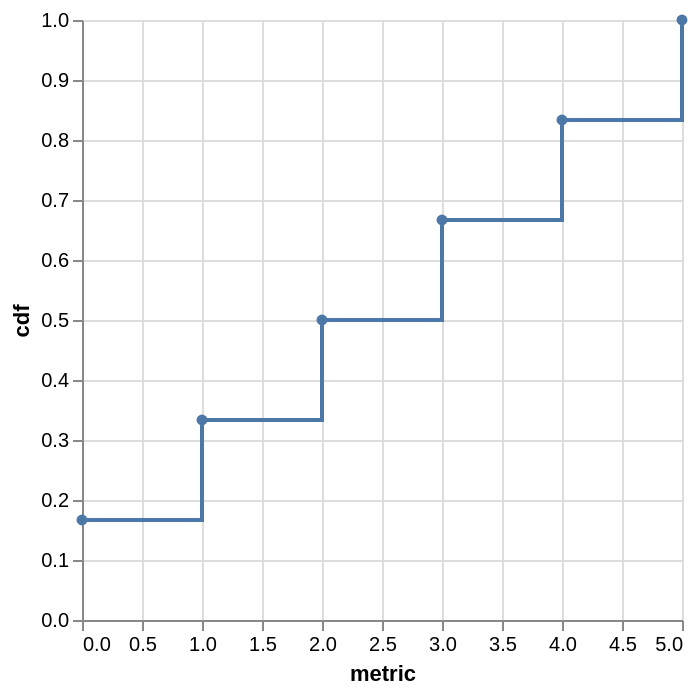

Notebook source saved alongside this figure:
### Code cell
(
    alt.Chart(df.to_pandas())
    .transform_calculate(
        metric=f'datum.y'
    )
    .transform_filter("isValid(datum.metric)")
    .transform_window(
        cdf="cume_dist()", 
        sort=[{"field": "x"}],
    )
    .encode(x='metric:Q', y='cdf:Q')
    .mark_line(
        point=True,             
        interpolate="step-after",
    )
)

### Figure 1 — Vega-Lite specification as saved in the notebook (floating-point values rounded to 4 significant figures)
{"config": {"view": {"continuousWidth": 300, "continuousHeight": 300}}, "data": {"name": "data-7d5e02e2a836af4ce02524f68b0e29b9"}, "mark": {"type": "line", "interpolate": "step-after", "point": true}, "encoding": {"x": {"field": "metric", "type": "quantitative"}, "y": {"field": "cdf", "type": "quantitative"}}, "transform": [{"calculate": "datum.y", "as": "metric"}, {"filter": "isValid(datum.metric)"}, {"window": [{"op": "cume_dist", "field": "", "as": "cdf"}], "sort": [{"field": "x"}]}], "$schema": "https://vega.github.io/schema/vega-lite/v5.20.1.json", "datasets": {"data-7d5e02e2a836af4ce02524f68b0e29b9": [{"x": 0, "y": 0.0}, {"x": 1, "y": 1.0}, {"x": 2, "y": 2.0}, {"x": 3, "y": null}, {"x": 3, "y": 3.0}, {"x": 4, "y": 4.0}, {"x": 5, "y": 5.0}]}}
